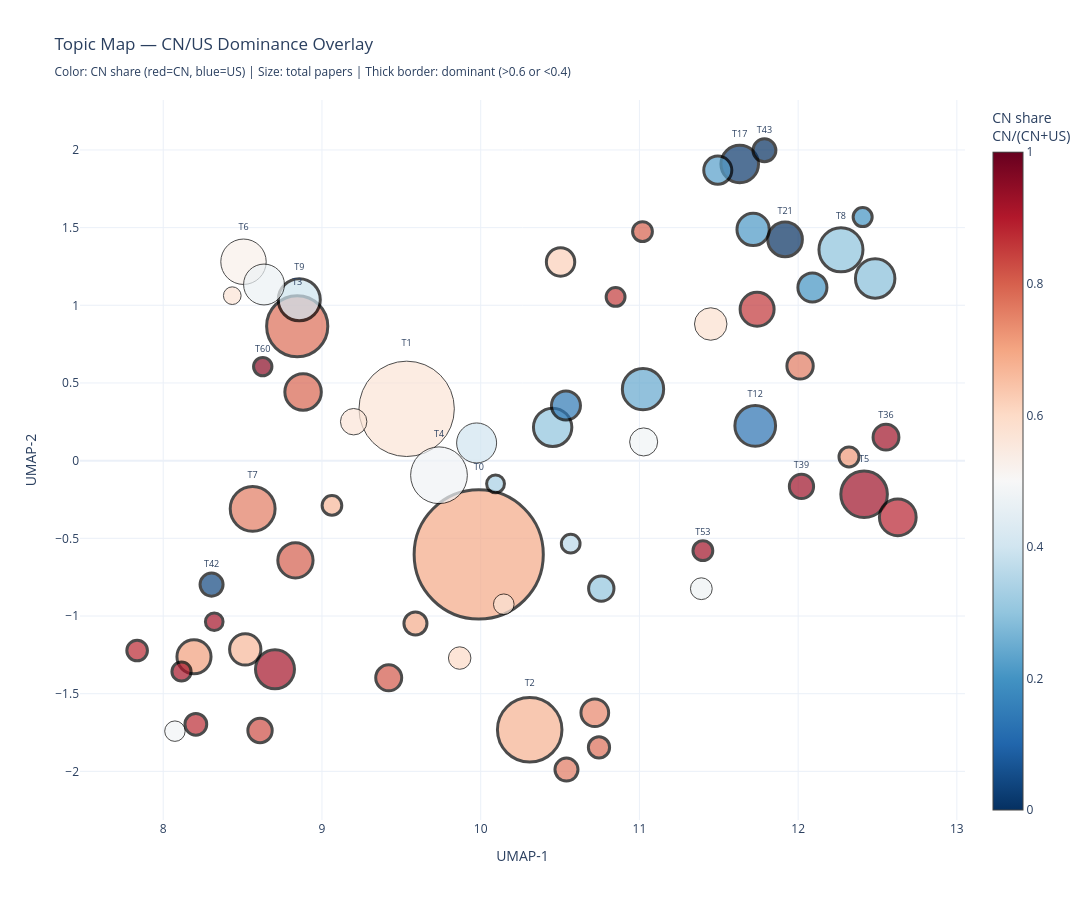

The notebook cell saved with this chart:
### Markdown cell above
# Ⅳ. 技术版图 + 结构洞察

## §14 Topic Map — CN/US Dominance Overlay
Generate a custom Plotly interactive scatter where each dot is a topic, coloured by CN share and sized by paper count.

## §15 US-only Topics Deep Dive
For topics exclusively claimed by US (default: 21, 43), produce a diagnostic material pack to distinguish **true capability gaps** from **cluster splits / noise**.

### Code cell
# ══════════════════════════════════════════════════════════════════════════════
# §14  Topic Map — CN/US Dominance Overlay
# ══════════════════════════════════════════════════════════════════════════════
import plotly.graph_objects as go
from sklearn.metrics.pairwise import cosine_similarity as _cosine_sim

# ── 14.0 Fallback loaders — ensure key variables exist ───────────────────────
if "TOPIC_COL" not in dir() or TOPIC_COL is None:
    for _c in ["topic_reduced", "topic_reassign", "topic"]:
        if _c in df.columns and df[_c].notna().any():
            TOPIC_COL = _c
            break
print(f"TOPIC_COL = '{TOPIC_COL}'")

COUNTRY_COL_14 = "country2" if "country2" in df.columns else "country_code"
if COUNTRY_COL_14 == "country_code" and "country2" not in df.columns:
    df["country2"] = df["country_code"].map(
        lambda c: "CN" if c == "CN" else ("US" if c == "US" else "OTHER"))
    COUNTRY_COL_14 = "country2"

if "topic_model" not in dir() or topic_model is None:
    from bertopic import BERTopic as _BT
    topic_model = _BT.load(os.path.join(OUTPUT_DIR, "bertopic_model"))
    print("✅ Loaded BERTopic model from disk")

_repr_path_14 = os.path.join(OUTPUT_DIR, "representative_docs.json")
if "repr_docs" not in dir() or repr_docs is None:
    if os.path.exists(_repr_path_14):
        with open(_repr_path_14, "r", encoding="utf-8") as f:
            repr_docs = json.load(f)

_trend_path_14 = os.path.join(OUTPUT_DIR, "time_evolution", "topic_trend_summary.csv")
_trend_14 = None
if "trend_summary" in dir() and trend_summary is not None:
    _trend_14 = trend_summary.copy()
elif os.path.exists(_trend_path_14):
    _trend_14 = pd.read_csv(_trend_path_14)
    print("✅ Loaded topic_trend_summary.csv")

# ── 14.1 build_topic_stats() ────────────────────────────────────────────────
def build_topic_stats(df, topic_col, country_col, topic_model_obj):
    """Per-topic metrics: CN/US counts, shares, dominance, keywords."""
    df_work = df[(df[topic_col] != -1) & df[country_col].isin(["CN", "US"])].copy()
    ct = df_work.groupby([topic_col, country_col]).size().unstack(fill_value=0)
    for c in ["CN", "US"]:
        if c not in ct.columns:
            ct[c] = 0
    ct = ct[["CN", "US"]].copy()
    ct.columns = ["count_CN", "count_US"]
    ct["count_total_CNUS"] = ct["count_CN"] + ct["count_US"]
    ct["CN_share_in_topic"] = ct["count_CN"] / ct["count_total_CNUS"].replace(0, np.nan)
    ct["US_share_in_topic"] = ct["count_US"] / ct["count_total_CNUS"].replace(0, np.nan)
    ct["dominance"] = 2 * ct["CN_share_in_topic"] - 1

    # Total count across ALL countries (for dot size)
    total_all = df[df[topic_col] != -1].groupby(topic_col).size().rename("topic_total_count")
    ct = ct.join(total_all, how="left")
    ct["topic_total_count"] = ct["topic_total_count"].fillna(ct["count_total_CNUS"])

    # Keywords (top 15)
    kw_list = []
    for tid in ct.index:
        try:
            kws = topic_model_obj.get_topic(tid)
            kw_list.append(", ".join([w for w, _ in kws[:15]]) if kws else "")
        except Exception:
            kw_list.append("")
    ct["keywords"] = kw_list
    ct.index.name = "topic_id"
    return ct.reset_index()


# ── 14.2 make_topic_map() ───────────────────────────────────────────────────
def make_topic_map(topic_stats, topic_model_obj, trend_df=None, seed=42,
                   output_dir=OUTPUT_DIR, top_label_n=10):
    """Interactive Plotly topic map coloured by CN/US dominance."""
    # ── Topic embeddings ─────────────────────────────────────────────────
    te = getattr(topic_model_obj, "topic_embeddings_", None)
    if te is None:
        raise RuntimeError("topic_model.topic_embeddings_ not found; "
                           "reload model with embedding support.")
    ti = topic_model_obj.get_topic_info()
    tid_list = ti["Topic"].tolist()

    valid_tids = set(topic_stats["topic_id"].tolist())
    mask_te = [t in valid_tids for t in tid_list]
    te_filt = te[mask_te]
    tids_filt = [t for t, m in zip(tid_list, mask_te) if m]

    # ── UMAP 2-D on topic embeddings ────────────────────────────────────
    n_nbrs = min(15, max(2, len(tids_filt) - 1))
    umap_te = UMAP(n_components=2, random_state=seed,
                   n_neighbors=n_nbrs, min_dist=0.1)
    coords = umap_te.fit_transform(te_filt)

    plot_df = pd.DataFrame({
        "topic_id": tids_filt,
        "x": coords[:, 0],
        "y": coords[:, 1],
    }).merge(topic_stats, on="topic_id", how="left")

    # ── Merge trend info (optional) ─────────────────────────────────────
    if trend_df is not None:
        _tc = []
        for c in ["slope_delta", "trend_label", "cross_year"]:
            if c in trend_df.columns:
                _tc.append(c)
        if _tc:
            _merge = trend_df[["topic"] + _tc].rename(columns={"topic": "topic_id"})
            plot_df = plot_df.merge(_merge, on="topic_id", how="left")

    # ── Visual encodings ────────────────────────────────────────────────
    plot_df["size_scaled"] = np.sqrt(plot_df["topic_total_count"].fillna(1)) * 2.5

    def _bw(cn_s):
        if pd.isna(cn_s):
            return 1
        return 3 if (cn_s > 0.6 or cn_s < 0.4) else 1
    plot_df["border_width"] = plot_df["CN_share_in_topic"].apply(_bw)

    # ── Hover text ──────────────────────────────────────────────────────
    hover_texts = []
    for _, r in plot_df.iterrows():
        parts = [
            f"<b>Topic {int(r['topic_id'])}</b>",
            f"Keywords: {str(r.get('keywords', ''))[:100]}",
            f"count_CN: {int(r.get('count_CN', 0))}",
            f"count_US: {int(r.get('count_US', 0))}",
            f"CN_share: {r.get('CN_share_in_topic', 0):.3f}",
            f"US_share: {r.get('US_share_in_topic', 0):.3f}",
            f"dominance: {r.get('dominance', 0):.3f}",
        ]
        if "slope_delta" in r.index and pd.notna(r.get("slope_delta")):
            parts.append(f"slope_delta: {r['slope_delta']:.2e}")
        if "trend_label" in r.index and pd.notna(r.get("trend_label")):
            parts.append(f"trend: {r['trend_label']}")
        if "cross_year" in r.index and pd.notna(r.get("cross_year")):
            parts.append(f"cross_year: {int(r['cross_year'])}")
        hover_texts.append("<br>".join(parts))

    # ── Labels for top-N or extreme dominance ───────────────────────────
    top_size = set(plot_df.nlargest(top_label_n, "topic_total_count")["topic_id"])
    top_dom  = set(plot_df.nlargest(5, "dominance")["topic_id"])
    bot_dom  = set(plot_df.nsmallest(5, "dominance")["topic_id"])
    label_set = top_size | top_dom | bot_dom
    text_labels = [
        f"T{int(r['topic_id'])}" if r["topic_id"] in label_set else ""
        for _, r in plot_df.iterrows()
    ]

    # ── Main Plotly figure ──────────────────────────────────────────────
    fig = go.Figure(go.Scatter(
        x=plot_df["x"], y=plot_df["y"],
        mode="markers+text",
        marker=dict(
            size=plot_df["size_scaled"],
            color=plot_df["CN_share_in_topic"],
            colorscale="RdBu_r",
            cmin=0, cmax=1,
            colorbar=dict(title="CN share<br>CN/(CN+US)"),
            line=dict(width=plot_df["border_width"], color="black"),
        ),
        text=text_labels,
        textposition="top center",
        textfont=dict(size=9),
        hovertext=hover_texts,
        hoverinfo="text",
    ))
    fig.update_layout(
        title="Topic Map — CN/US Dominance Overlay<br>"
              "<sub>Color: CN share (red=CN, blue=US) | Size: total papers | "
              "Thick border: dominant (>0.6 or <0.4)</sub>",
        xaxis_title="UMAP-1", yaxis_title="UMAP-2",
        width=1200, height=900, template="plotly_white",
    )

    html_p = os.path.join(output_dir, "topic_map_country.html")
    fig.write_html(html_p)
    print(f"✅ Saved {html_p}")

    try:
        png_p = os.path.join(output_dir, "topic_map_country.png")
        fig.write_image(png_p, scale=2)
        print(f"✅ Saved {png_p}")
    except Exception as e:
        print(f"⚠️  PNG export failed ({e}). Try: pip install -U kaleido")

    # ── Dominant-only static version ────────────────────────────────────
    dom_mask = (plot_df["CN_share_in_topic"] > 0.6) | (plot_df["CN_share_in_topic"] < 0.4)
    dom_df = plot_df[dom_mask].copy()
    if len(dom_df) > 0:
        fig_dom = go.Figure(go.Scatter(
            x=dom_df["x"], y=dom_df["y"],
            mode="markers+text",
            marker=dict(
                size=np.sqrt(dom_df["topic_total_count"].fillna(1)) * 2.5,
                color=dom_df["CN_share_in_topic"],
                colorscale="RdBu_r", cmin=0, cmax=1,
                colorbar=dict(title="CN share"),
                line=dict(width=2, color="black"),
            ),
            text=[f"T{int(t)}" for t in dom_df["topic_id"]],
            textposition="top center",
            textfont=dict(size=9),
            hovertext=[hover_texts[i] for i in dom_df.index],
            hoverinfo="text",
        ))
        fig_dom.update_layout(
            title="Topic Map — Dominant Topics Only (CN>0.6 or US>0.6)",
            xaxis_title="UMAP-1", yaxis_title="UMAP-2",
            width=1200, height=900, template="plotly_white",
        )
        try:
            dom_png = os.path.join(output_dir, "topic_map_country_dominant.png")
            fig_dom.write_image(dom_png, scale=2)
            print(f"✅ Saved {dom_png}")
        except Exception as e:
            print(f"⚠️  Dominant PNG failed ({e})")

    try:
        fig.show()
    except Exception as _e:
        print(f"⚠️  fig.show() failed ({_e})\n"
              "    Fix: pip install -U nbformat\n"
              "    Falling back to IFrame display of saved HTML …")
        try:
            from IPython.display import IFrame, display
            _html_p = os.path.join(output_dir, "topic_map_country.html")
            display(IFrame(src=_html_p, width="100%", height=900))
        except Exception:
            print("    Open topic_map_country.html in a browser to view the chart.")
    return plot_df


# ── 14.3 Execute ─────────────────────────────────────────────────────────────
topic_stats_14 = build_topic_stats(df, TOPIC_COL, COUNTRY_COL_14, topic_model)
topic_stats_14.to_csv(os.path.join(OUTPUT_DIR, "topic_stats_country.csv"), index=False)
print(f"✅ Exported topic_stats_country.csv ({len(topic_stats_14)} topics)")

plot_df_14 = make_topic_map(
    topic_stats_14, topic_model,
    trend_df=_trend_14,
    seed=SEED,
    output_dir=OUTPUT_DIR,
    top_label_n=10,
)
print(f"\n🎉 §14 complete — topic map with country overlay generated.")

### Figure 1 — Plotly figure (JSON) as saved in the notebook; plotly's stock layout.template omitted (floating-point values rounded to 4 significant figures)
{"data": [{"hoverinfo": "text", "hovertext": ["<b>Topic 0</b><br>Keywords: steel, alloy, corrosion, irradiation, stress, crack, properties, alloys, mechanical, fracture<br>count_CN: 911<br>count_US: 405<br>CN_share: 0.692<br>US_share: 0.308<br>dominance: 0.384<br>slope_delta: -9.66e-03<br>trend: pulling_away<br>cross_year: 2024", "<b>Topic 1</b><br>Keywords: energy, power, electricity, cycle, nuclear, production, emissions, hydrogen, renewable, co2<br>count_CN: 245<br>count_US: 186<br>CN_share: 0.568<br>US_share: 0.432<br>dominance: 0.137<br>slope_delta: 1.28e-03<br>trend: catching_up<br>cross_year: 1993", "<b>Topic 2</b><br>Keywords: seismic, response, earthquake, ground, isolation, hazard, earthquakes, fragility, structures, analys<br>count_CN: 179<br>count_US: 85<br>CN_share: 0.678<br>US_share: 0.322<br>dominance: 0.356<br>slope_delta: 1.49e-03<br>trend: catching_up<br>cross_year: 2013", "<b>Topic 3</b><br>Keywords: fault, diagnosis, neural, network, data, fault diagnosis, learning, detection, neural network, propo<br>count_CN: 243<br>count_US: 68<br>CN_share: 0.781<br>US_share: 0.219<br>dominance: 0.563<br>slope_delta: 4.15e-03<br>trend: catching_up<br>cross_year: 2015", "<b>Topic 4</b><br>Keywords: neutron, method, equation, reactor, transport, equations, nuclear reactor, neutron transport, benchm<br>count_CN: 86<br>count_US: 93<br>CN_share: 0.480<br>US_share: 0.520<br>dominance: -0.039<br>slope_delta: -3.94e-03<br>trend: pulling_away<br>cross_year: 2007", "<b>Topic 5</b><br>Keywords: uranium, adsorption, uvi, seawater, extraction, uranium extraction, capacity, adsorbent, adsorption <br>count_CN: 281<br>count_US: 22<br>CN_share: 0.927<br>US_share: 0.073<br>dominance: 0.855<br>slope_delta: 1.33e-03<br>trend: catching_up<br>cross_year: 1999", "<b>Topic 6</b><br>Keywords: human, operators, hra, human error, error, human reliability, reliability, task, factors, cognitive<br>count_CN: 61<br>count_US: 55<br>CN_share: 0.526<br>US_share: 0.474<br>dominance: 0.052<br>slope_delta: 1.67e-03<br>trend: catching_up<br>cross_year: 2002", "<b>Topic 7</b><br>Keywords: safety, break, code, passive, core, accident, analysis, injection, transient, test<br>count_CN: 57<br>count_US: 18<br>CN_share: 0.760<br>US_share: 0.240<br>dominance: 0.520<br>slope_delta: 1.32e-03<br>trend: catching_up<br>cross_year: 2003", "<b>Topic 8</b><br>Keywords: soil, cs137, radiocesium, forest, soils, fukushima, litter, rice, 137cs, concentration<br>count_CN: 5<br>count_US: 12<br>CN_share: 0.294<br>US_share: 0.706<br>dominance: -0.412<br>slope_delta: 4.73e-04<br>trend: catching_up<br>cross_year: 2003", "<b>Topic 9</b><br>Keywords: risk, probabilistic, psa, safety, assessment, probabilistic safety, safety assessment, event, failur<br>count_CN: 34<br>count_US: 52<br>CN_share: 0.395<br>US_share: 0.605<br>dominance: -0.209<br>slope_delta: 3.32e-03<br>trend: catching_up<br>cross_year: 2008", "<b>Topic 10</b><br>Keywords: neutrino, detector, antineutrino, experiment, reactor, antineutrinos, detectors, scattering, coheren<br>count_CN: 15<br>count_US: 47<br>CN_share: 0.242<br>US_share: 0.758<br>dominance: -0.516<br>slope_delta: -6.95e-04<br>trend: pulling_away<br>cross_year: 1997", "<b>Topic 11</b><br>Keywords: software, systems, digital, reliability, safety, fault, security, safetycritical, cyber, failure<br>count_CN: 34<br>count_US: 38<br>CN_share: 0.472<br>US_share: 0.528<br>dominance: -0.056<br>slope_delta: 1.40e-04<br>trend: stable<br>cross_year: 2003", "<b>Topic 12</b><br>Keywords: bnct, neutron, therapy, boron, tumor, neutron capture, capture therapy, boron neutron, activation, d<br>count_CN: 6<br>count_US: 41<br>CN_share: 0.128<br>US_share: 0.872<br>dominance: -0.745<br>slope_delta: 1.27e-03<br>trend: catching_up", "<b>Topic 13</b><br>Keywords: fuel, fuel cycle, cycle, reactor, fast, core, plutonium, transmutation, thorium, reactors<br>count_CN: 22<br>count_US: 33<br>CN_share: 0.400<br>US_share: 0.600<br>dominance: -0.200<br>slope_delta: 1.19e-04<br>trend: catching_up<br>cross_year: 1999", "<b>Topic 14</b><br>Keywords: cs137, ocean, fukushima, sediment, radiocesium, pacific, sediments, cs134, fukushima daiichi, daiich<br>count_CN: 10<br>count_US: 25<br>CN_share: 0.286<br>US_share: 0.714<br>dominance: -0.429<br>slope_delta: 9.29e-05<br>trend: stable<br>cross_year: 2000", "<b>Topic 15</b><br>Keywords: flow, pump, vibration, valve, impeller, fluid, cavitation, pressure, coolant pump, reactor coolant<br>count_CN: 144<br>count_US: 13<br>CN_share: 0.917<br>US_share: 0.083<br>dominance: 0.834<br>slope_delta: 1.42e-03<br>trend: catching_up<br>cross_year: 1998", "<b>Topic 16</b><br>Keywords: nuclei, energy density, density, functional, functionals, density functional, energy, nuclear energy<br>count_CN: 22<br>count_US: 52<br>CN_share: 0.297<br>US_share: 0.703<br>dominance: -0.405<br>slope_delta: 9.14e-05<br>trend: stable", "<b>Topic 17</b><br>Keywords: radiation, workers, exposure, cancer, dose, doses, exposed, cells, chernobyl, radiation exposure<br>count_CN: 1<br>count_US: 74<br>CN_share: 0.013<br>US_share: 0.987<br>dominance: -0.973<br>slope_delta: 1.15e-04<br>trend: stable", "<b>Topic 18</b><br>Keywords: iodine, adsorption, capture, radioactive iodine, iodine capture, iodine adsorption, i2, g1, capacity<br>count_CN: 140<br>count_US: 18<br>CN_share: 0.886<br>US_share: 0.114<br>dominance: 0.772<br>slope_delta: 2.67e-04<br>trend: catching_up<br>cross_year: 2014", "<b>Topic 19</b><br>Keywords: control, controller, fuzzy, reactor, sliding mode, pid, controllers, sliding, power, level<br>count_CN: 50<br>count_US: 13<br>CN_share: 0.794<br>US_share: 0.206<br>dominance: 0.587<br>slope_delta: 4.15e-05<br>trend: stable<br>cross_year: 2000", "<b>Topic 20</b><br>Keywords: hydrogen, containment, combustion, flame, par, recombiner, catalytic, catalyst, recombiners, autocat<br>count_CN: 37<br>count_US: 9<br>CN_share: 0.804<br>US_share: 0.196<br>dominance: 0.609<br>slope_delta: -7.98e-05<br>trend: stable<br>cross_year: 2011", "<b>Topic 21</b><br>Keywords: radiation, chernobyl, wild, populations, contaminated, fukushima, boar, exposure, dose, effects<br>count_CN: 0<br>count_US: 26<br>CN_share: 0.000<br>US_share: 1.000<br>dominance: -1.000<br>slope_delta: -1.73e-04<br>trend: pulling_away<br>cross_year: 2007", "<b>Topic 22</b><br>Keywords: flow, heat, heat transfer, boiling, rod, bundle, transfer, chf, rod bundle, spacer<br>count_CN: 61<br>count_US: 25<br>CN_share: 0.709<br>US_share: 0.291<br>dominance: 0.419<br>slope_delta: 1.92e-04<br>trend: catching_up<br>cross_year: 1997", "<b>Topic 23</b><br>Keywords: species, phytoplankton, bay, fish, community, zooplankton, abundance, thermal, daya, daya bay<br>count_CN: 67<br>count_US: 11<br>CN_share: 0.859<br>US_share: 0.141<br>dominance: 0.718<br>slope_delta: 1.23e-03<br>trend: catching_up<br>cross_year: 2000", "<b>Topic 24</b><br>Keywords: radiation, camera, detector, imaging, gamma, compton, compton camera, alpha, gammaray, beta<br>count_CN: 21<br>count_US: 15<br>CN_share: 0.583<br>US_share: 0.417<br>dominance: 0.167<br>slope_delta: -2.82e-05<br>trend: stable<br>cross_year: 2002", "<b>Topic 25</b><br>Keywords: dose, doses, fukushima, air dose, thyroid, residents, dose rates, internal, air, individual<br>count_CN: 4<br>count_US: 15<br>CN_share: 0.211<br>US_share: 0.789<br>dominance: -0.579<br>slope_delta: -8.97e-04<br>trend: pulling_away<br>cross_year: 2007", "<b>Topic 26</b><br>Keywords: heat, number, nanofluid, magnetic, flow, fluid, thermal, transfer, convection, equations<br>count_CN: 20<br>count_US: 10<br>CN_share: 0.667<br>US_share: 0.333<br>dominance: 0.333<br>slope_delta: 2.82e-04<br>trend: catching_up<br>cross_year: 2004", "<b>Topic 27</b><br>Keywords: stars, star, stellar, white, burning, mass, energy, similar, dwarf, neutron stars<br>count_CN: 6<br>count_US: 37<br>CN_share: 0.140<br>US_share: 0.860<br>dominance: -0.721<br>slope_delta: 4.16e-04<br>trend: catching_up<br>cross_year: 2005", "<b>Topic 28</b><br>Keywords: activity, soil, fukushima, samples, i131, cs137, concentrations, radionuclides, 2011, soil samples<br>count_CN: 3<br>count_US: 12<br>CN_share: 0.200<br>US_share: 0.800<br>dominance: -0.600<br>slope_delta: -7.08e-05<br>trend: stable<br>cross_year: 2025", "<b>Topic 29</b><br>Keywords: dispersion, atmospheric, meteorological, atmospheric dispersion, wind, dose, model, plume, accident,<br>count_CN: 18<br>count_US: 11<br>CN_share: 0.621<br>US_share: 0.379<br>dominance: 0.241<br>slope_delta: 1.79e-04<br>trend: catching_up<br>cross_year: 1995", "<b>Topic 30</b><br>Keywords: disaster, health, evacuation, fukushima, radiation, japan, residents, great east, earthquake, worker<br>count_CN: 4<br>count_US: 14<br>CN_share: 0.222<br>US_share: 0.778<br>dominance: -0.556<br>slope_delta: 4.77e-05<br>trend: stable<br>cross_year: 2006", "<b>Topic 31</b><br>Keywords: cross, cross section, fission, section, neutron, reaction, cross sections, mev, data, sections<br>count_CN: 27<br>count_US: 29<br>CN_share: 0.482<br>US_share: 0.518<br>dominance: -0.036<br>slope_delta: -6.22e-04<br>trend: pulling_away", "<b>Topic 32</b><br>Keywords: concrete, containment, prestressed, creep, prestressed concrete, shrinkage, concrete containment, te<br>count_CN: 35<br>count_US: 12<br>CN_share: 0.745<br>US_share: 0.255<br>dominance: 0.489<br>slope_delta: 4.96e-04<br>trend: catching_up<br>cross_year: 1998", "<b>Topic 33</b><br>Keywords: optimization, algorithm, pattern, loading pattern, loading, search, genetic, core, multiobjective, p<br>count_CN: 22<br>count_US: 17<br>CN_share: 0.564<br>US_share: 0.436<br>dominance: 0.128<br>slope_delta: -6.78e-05<br>trend: stable<br>cross_year: 2003", "<b>Topic 34</b><br>Keywords: tritium, river, water, hto, tritiated, concentrations, tritiated water, tritium concentrations, obt,<br>count_CN: 16<br>count_US: 5<br>CN_share: 0.762<br>US_share: 0.238<br>dominance: 0.524<br>slope_delta: 3.63e-04<br>trend: stable<br>cross_year: 1998", "<b>Topic 35</b><br>Keywords: robot, inspection, robots, manipulator, robotic, mobile, motion, arm, control, planning<br>count_CN: 43<br>count_US: 10<br>CN_share: 0.811<br>US_share: 0.189<br>dominance: 0.623<br>slope_delta: -9.00e-08<br>trend: stable<br>cross_year: 2000", "<b>Topic 36</b><br>Keywords: adsorption, cs, removal, cesium, adsorbent, sr2, ions, strontium, sorption, sr<br>count_CN: 37<br>count_US: 3<br>CN_share: 0.925<br>US_share: 0.075<br>dominance: 0.850<br>slope_delta: 1.66e-04<br>trend: catching_up", "<b>Topic 37</b><br>Keywords: cables, cable, insulation, aging, degradation, ageing, electrical, cable insulation, aged, oxidation<br>count_CN: 9<br>count_US: 21<br>CN_share: 0.300<br>US_share: 0.700<br>dominance: -0.400<br>slope_delta: 5.83e-04<br>trend: catching_up", "<b>Topic 38</b><br>Keywords: aerosol, scrubbing, aerosols, venturi, scrubber, venturi scrubber, particle, deposition, gas, contai<br>count_CN: 38<br>count_US: 8<br>CN_share: 0.826<br>US_share: 0.174<br>dominance: 0.652<br>slope_delta: 2.88e-04<br>trend: catching_up<br>cross_year: 2013", "<b>Topic 39</b><br>Keywords: waste, glass, leaching, immobilization, vitrification, cement, radioactive, wastes, radioactive wast<br>count_CN: 26<br>count_US: 2<br>CN_share: 0.929<br>US_share: 0.071<br>dominance: 0.857<br>slope_delta: -1.30e-04<br>trend: pulling_away<br>cross_year: 2018", "<b>Topic 40</b><br>Keywords: shear, walls, concrete, sc, anchors, strength, steel, reinforcement, composite, reinforced<br>count_CN: 39<br>count_US: 12<br>CN_share: 0.765<br>US_share: 0.235<br>dominance: 0.529<br>slope_delta: 3.63e-04<br>trend: catching_up<br>cross_year: 1998", "<b>Topic 41</b><br>Keywords: eddy current, eddy, probe, current, tubes, testing, ect, magnetic, current testing, signals<br>count_CN: 22<br>count_US: 10<br>CN_share: 0.688<br>US_share: 0.312<br>dominance: 0.375<br>slope_delta: 4.83e-04<br>trend: catching_up<br>cross_year: 2005", "<b>Topic 42</b><br>Keywords: twophase, code, cfd, void, flow, flows, codes, cupid, boiling, subchannel<br>count_CN: 1<br>count_US: 23<br>CN_share: 0.042<br>US_share: 0.958<br>dominance: -0.917<br>slope_delta: -4.15e-04<br>trend: pulling_away", "<b>Topic 43</b><br>Keywords: thyroid, thyroid cancer, cancer, children, accident, chernobyl, years, age, fukushima, nodules<br>count_CN: 0<br>count_US: 17<br>CN_share: 0.000<br>US_share: 1.000<br>dominance: -1.000<br>slope_delta: 3.21e-04<br>trend: catching_up<br>cross_year: 2011", "<b>Topic 44</b><br>Keywords: ultrasonic, inspection, guided, waves, wave, testing, ultrasonic testing, defects, technique, nondes<br>count_CN: 9<br>count_US: 6<br>CN_share: 0.600<br>US_share: 0.400<br>dominance: 0.200<br>slope_delta: 9.00e-07<br>trend: stable<br>cross_year: 1997", "<b>Topic 45</b><br>Keywords: droplet, film, liquid film, liquid, separation, corrugated, droplets, corrugated plate, flow, separa<br>count_CN: 41<br>count_US: 6<br>CN_share: 0.872<br>US_share: 0.128<br>dominance: 0.745<br>slope_delta: 6.36e-04<br>trend: catching_up<br>cross_year: 2003", "<b>Topic 46</b><br>Keywords: concrete, shielding, aggregates, cement, radiation, radiation shielding, aggregate, attenuation, pro<br>count_CN: 10<br>count_US: 11<br>CN_share: 0.476<br>US_share: 0.524<br>dominance: -0.048<br>slope_delta: -1.36e-04<br>trend: pulling_away", "<b>Topic 47</b><br>Keywords: aircraft, impact, concrete, containment, reinforced concrete, reinforced, crash, sc, commercial airc<br>count_CN: 25<br>count_US: 7<br>CN_share: 0.781<br>US_share: 0.219<br>dominance: 0.562<br>slope_delta: 1.15e-04<br>trend: catching_up<br>cross_year: 2019", "<b>Topic 48</b><br>Keywords: condensation, steam, transfer, heat transfer, heat, condensation heat, steam condensation, nonconden<br>count_CN: 29<br>count_US: 4<br>CN_share: 0.879<br>US_share: 0.121<br>dominance: 0.758<br>slope_delta: 2.54e-04<br>trend: catching_up<br>cross_year: 2010", "<b>Topic 49</b><br>Keywords: sensor, sensing, fiber, temperature, sensors, optical, fbg, degrees, fiberoptic, hightemperature<br>count_CN: 28<br>count_US: 21<br>CN_share: 0.571<br>US_share: 0.429<br>dominance: 0.143<br>slope_delta: -3.66e-04<br>trend: pulling_away<br>cross_year: 2011", "<b>Topic 50</b><br>Keywords: void, flow, void fraction, twophase, fraction, twophase flow, interfacial, driftflux, interfacial ar<br>count_CN: 19<br>count_US: 20<br>CN_share: 0.487<br>US_share: 0.513<br>dominance: -0.026<br>slope_delta: 1.34e-04<br>trend: catching_up<br>cross_year: 1996", "<b>Topic 52</b><br>Keywords: separation, extraction, ligands, complexes, solvent, solubility, extractants, acid, solvent extracti<br>count_CN: 23<br>count_US: 9<br>CN_share: 0.719<br>US_share: 0.281<br>dominance: 0.438<br>slope_delta: 5.10e-07<br>trend: stable<br>cross_year: 2002", "<b>Topic 53</b><br>Keywords: shielding, radiation, composites, radiation shielding, materials, attenuation, properties, polymer, <br>count_CN: 24<br>count_US: 2<br>CN_share: 0.923<br>US_share: 0.077<br>dominance: 0.846<br>slope_delta: 1.01e-04<br>trend: catching_up", "<b>Topic 54</b><br>Keywords: deposition, atmospheric, source term, dispersion, source, term, meteorological, fukushima, atmospher<br>count_CN: 12<br>count_US: 3<br>CN_share: 0.800<br>US_share: 0.200<br>dominance: 0.600<br>slope_delta: 2.54e-05<br>trend: stable<br>cross_year: 2014", "<b>Topic 55</b><br>Keywords: cable, cables, fires, tray, flame, electrical, cable tray, hrr, heat release, trays<br>count_CN: 14<br>count_US: 7<br>CN_share: 0.667<br>US_share: 0.333<br>dominance: 0.333<br>slope_delta: 1.71e-05<br>trend: stable<br>cross_year: 2019", "<b>Topic 56</b><br>Keywords: thermal, mixing, thermal stratification, stratification, thermal fatigue, tjunction, pipe, fatigue, <br>count_CN: 21<br>count_US: 2<br>CN_share: 0.913<br>US_share: 0.087<br>dominance: 0.826<br>slope_delta: 1.96e-04<br>trend: catching_up<br>cross_year: 2008", "<b>Topic 57</b><br>Keywords: fish, cs137, concentrations, radiocesium, species, fukushima, marine, food, cs137 concentrations, fi<br>count_CN: 1<br>count_US: 4<br>CN_share: 0.200<br>US_share: 0.800<br>dominance: -0.600<br>slope_delta: -1.00e-08<br>trend: stable<br>cross_year: 2005", "<b>Topic 58</b><br>Keywords: thermal, thermal discharge, discharge, sst, temperature, water, remote sensing, thermal plume, remot<br>count_CN: 23<br>count_US: 4<br>CN_share: 0.852<br>US_share: 0.148<br>dominance: 0.704<br>slope_delta: -1.80e-07<br>trend: stable", "<b>Topic 59</b><br>Keywords: libs, breakdown spectroscopy, breakdown, laserinduced, laserinduced breakdown, spectroscopy, laser, <br>count_CN: 9<br>count_US: 16<br>CN_share: 0.360<br>US_share: 0.640<br>dominance: -0.280<br>slope_delta: -1.84e-04<br>trend: pulling_away<br>cross_year: 2001", "<b>Topic 60</b><br>Keywords: fault, voltage, current, stator, power, protection, winding, nuclear power, grid, turbogenerator<br>count_CN: 21<br>count_US: 1<br>CN_share: 0.955<br>US_share: 0.045<br>dominance: 0.909<br>slope_delta: 2.70e-04<br>trend: catching_up<br>cross_year: 2005", "<b>Topic 61</b><br>Keywords: graphite, irradiated graphite, nuclear graphite, irradiated, material, reactor, moderator, reactors,<br>count_CN: 4<br>count_US: 8<br>CN_share: 0.333<br>US_share: 0.667<br>dominance: -0.333<br>slope_delta: -1.42e-04<br>trend: pulling_away<br>cross_year: 2016", "<b>Topic 62</b><br>Keywords: flow, circulation, steam, natural circulation, steam generator, generator, ocean, oncethrough steam,<br>count_CN: 34<br>count_US: 3<br>CN_share: 0.919<br>US_share: 0.081<br>dominance: 0.838<br>slope_delta: 1.49e-04<br>trend: catching_up", "<b>Topic 63</b><br>Keywords: knowledge, fault, diagnosis, reasoning, causality, expert, systems, ducg, graph, dynamic<br>count_CN: 16<br>count_US: 12<br>CN_share: 0.571<br>US_share: 0.429<br>dominance: 0.143<br>slope_delta: 9.54e-05<br>trend: stable<br>cross_year: 1994"], "marker": {"cmax": 1, "cmin": 0, "color": [0.6922, 0.5684, 0.678, 0.7814, 0.4804, 0.9274, 0.5259, 0.76, 0.2941, 0.3953, 0.2419, 0.4722, 0.1277, 0.4, 0.2857, 0.9172, 0.2973, 0.01333, 0.8861, 0.7937, 0.8043, 0.0, 0.7093, 0.859, 0.5833, 0.2105, 0.6667, 0.1395, 0.2, 0.6207, 0.2222, 0.4821, 0.7447, 0.5641, 0.7619, 0.8113, 0.925, 0.3, 0.8261, 0.9286, 0.7647, 0.6875, 0.04167, 0.0, 0.6, 0.8723, 0.4762, 0.7812, 0.8788, 0.5714, 0.4872, 0.7188, 0.9231, 0.8, 0.6667, 0.913, 0.2, 0.8519, 0.36, 0.9545, 0.3333, 0.9189, 0.5714], "colorbar": {"title": {"text": "CN share<br>CN/(CN+US)"}}, "colorscale": [[0, "rgb(5,48,97)"], [0.1, "rgb(33,102,172)"], [0.2, "rgb(67,147,195)"], [0.3, "rgb(146,197,222)"], [0.4, "rgb(209,229,240)"], [0.5, "rgb(247,247,247)"], [0.6, "rgb(253,219,199)"], [0.7, "rgb(244,165,130)"], [0.8, "rgb(214,96,77)"], [0.9, "rgb(178,24,43)"], [1, "rgb(103,0,31)"]], "line": {"color": "black", "width": [3, 1, 3, 3, 1, 3, 1, 3, 3, 3, 3, 1, 3, 1, 3, 3, 3, 3, 3, 3, 3, 3, 3, 3, 1, 3, 3, 3, 3, 3, 3, 1, 3, 1, 3, 3, 3, 3, 3, 3, 3, 3, 3, 3, 1, 3, 1, 3, 3, 1, 1, 3, 3, 3, 3, 3, 3, 3, 3, 3, 3, 3, 1]}, "size": [129.2, 95.36, 64.52, 61.19, 56.73, 46.57, 45.41, 44.86, 44.02, 42.06, 41.31, 40.85, 40.7, 40.0, 39.45, 38.97, 38.41, 37.58, 36.74, 36.49, 35.27, 34.64, 34.1, 34.0, 32.5, 32.31, 31.32, 29.05, 29.05, 28.39, 28.06, 28.06, 27.73, 26.46, 26.34, 25.98, 25.86, 25.37, 24.37, 24.24, 23.05, 23.05, 23.05, 22.91, 22.5, 21.79, 21.79, 21.21, 20.62, 20.62, 20.46, 20.0, 19.84, 19.84, 19.69, 19.2, 19.04, 18.87, 18.71, 18.37, 17.85, 17.68, 17.68]}, "mode": "markers+text", "text": ["T0", "T1", "T2", "T3", "T4", "T5", "T6", "T7", "T8", "T9", "", "", "T12", "", "", "", "", "T17", "", "", "", "T21", "", "", "", "", "", "", "", "", "", "", "", "", "", "", "T36", "", "", "T39", "", "", "T42", "T43", "", "", "", "", "", "", "", "", "T53", "", "", "", "", "", "", "T60", "", "", ""], "textfont": {"size": 9}, "textposition": "top center", "type": "scatter", "x": [9.988, 9.534, 10.31, 8.844, 9.737, 12.42, 8.506, 8.563, 12.27, 8.857, 11.02, 8.635, 11.73, 9.974, 12.49, 8.704, 10.45, 11.63, 12.63, 8.881, 8.833, 11.92, 8.194, 11.74, 11.45, 11.72, 8.517, 10.54, 12.09, 10.5, 11.49, 11.03, 10.72, 9.2, 12.01, 9.42, 12.55, 10.76, 8.61, 12.02, 10.54, 9.589, 8.304, 11.79, 9.868, 8.205, 11.39, 10.75, 7.835, 10.15, 8.074, 12.32, 11.4, 11.02, 9.063, 8.115, 12.41, 10.85, 10.57, 8.627, 10.09, 8.321, 8.435], "y": [-0.6035, 0.3335, -1.733, 0.8651, -0.09398, -0.2168, 1.28, -0.3102, 1.357, 1.036, 0.4604, 1.134, 0.2243, 0.1139, 1.173, -1.343, 0.2146, 1.909, -0.3643, 0.4425, -0.6415, 1.424, -1.262, 0.9747, 0.8797, 1.488, -1.215, 0.3551, 1.115, 1.279, 1.87, 0.1206, -1.623, 0.2508, 0.6097, -1.398, 0.1515, -0.8233, -1.737, -0.1656, -1.989, -1.048, -0.7979, 1.998, -1.271, -1.697, -0.8242, -1.846, -1.222, -0.9243, -1.741, 0.02415, -0.5795, 1.475, -0.2881, -1.357, 1.568, 1.054, -0.5342, 0.6055, -0.1491, -1.037, 1.062]}], "layout": {"height": 900, "title": {"text": "Topic Map — CN/US Dominance Overlay<br><sub>Color: CN share (red=CN, blue=US) | Size: total papers | Thick border: dominant (>0.6 or <0.4)</sub>"}, "width": 1200, "xaxis": {"title": {"text": "UMAP-1"}}, "yaxis": {"title": {"text": "UMAP-2"}}}}
